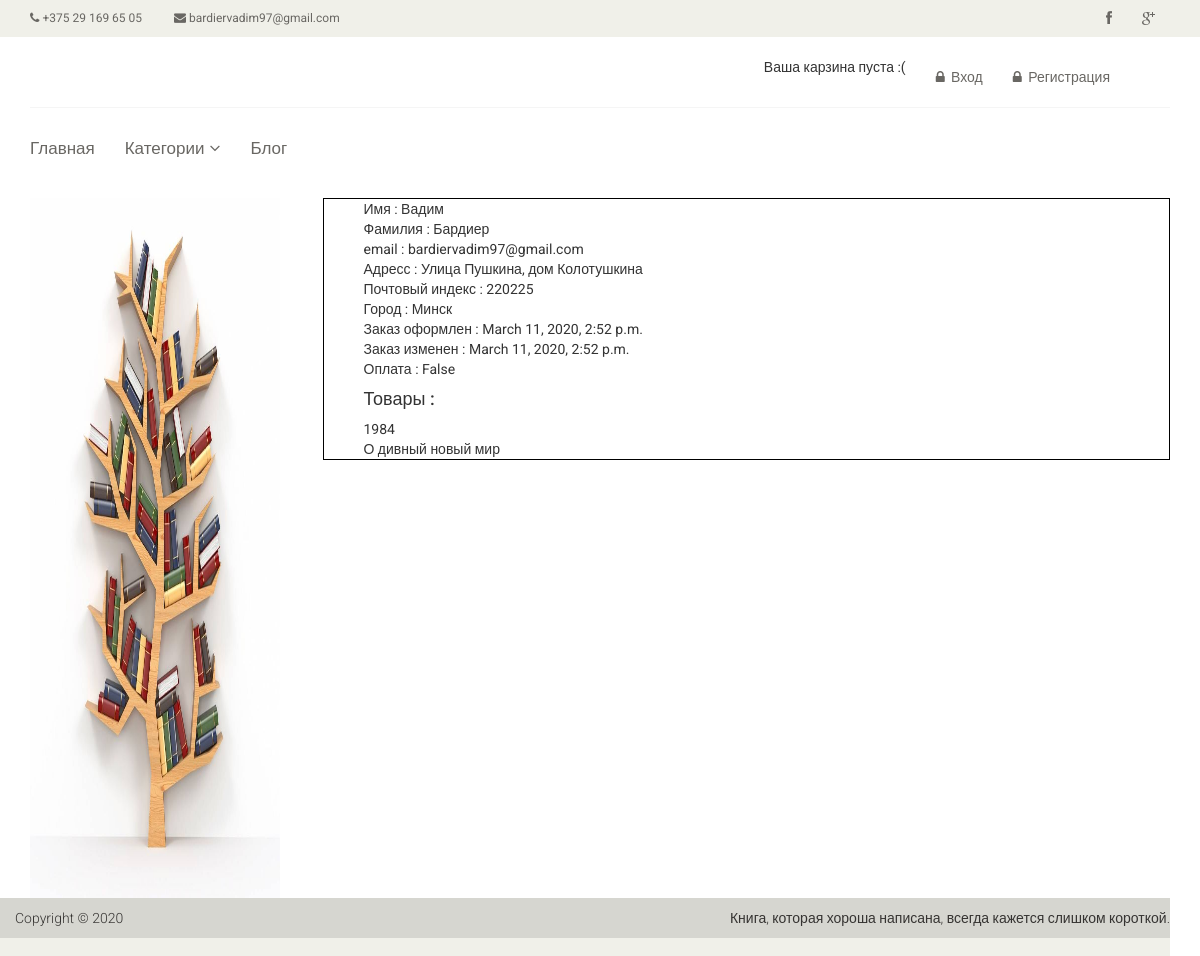
Before: /orders/all/ with the older database file.
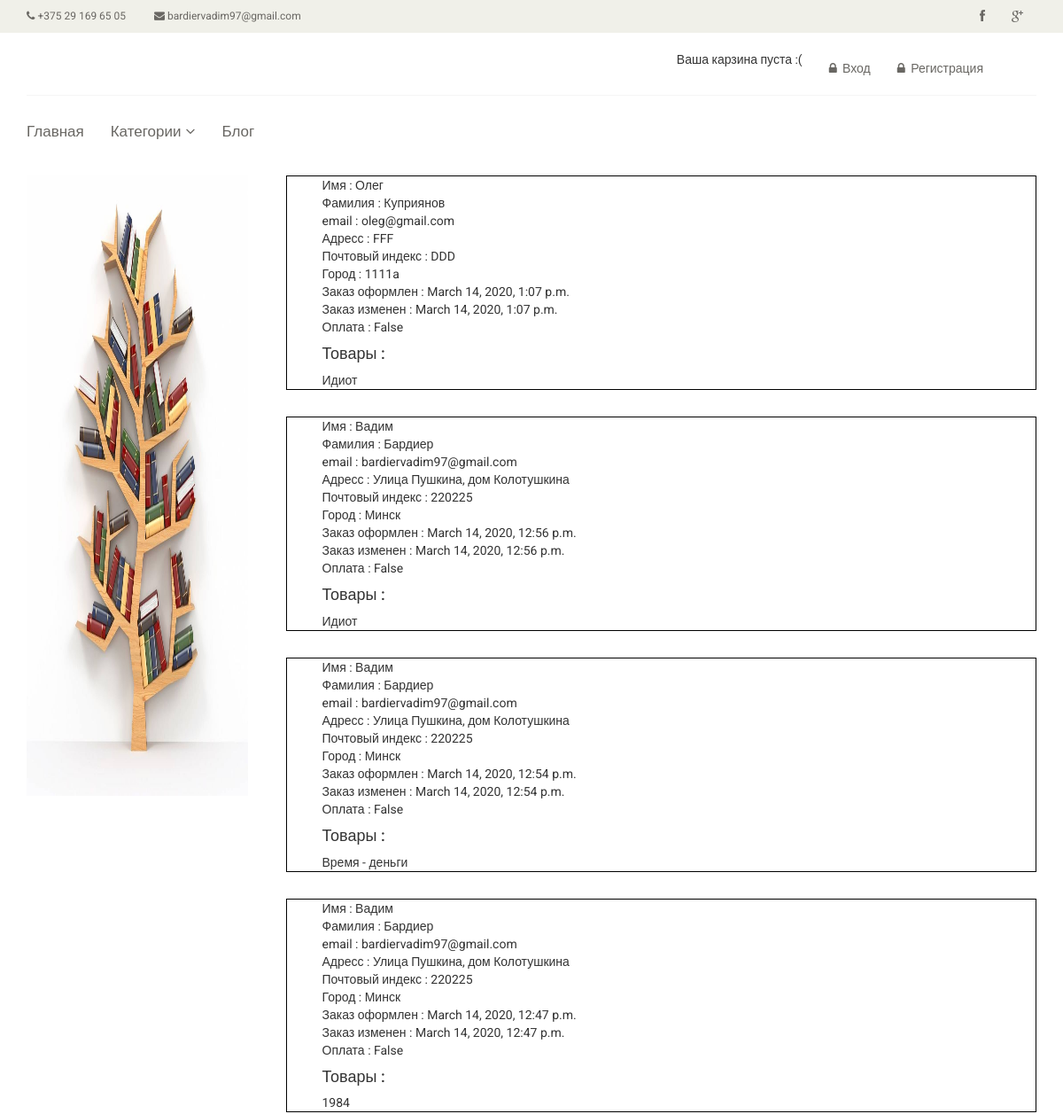
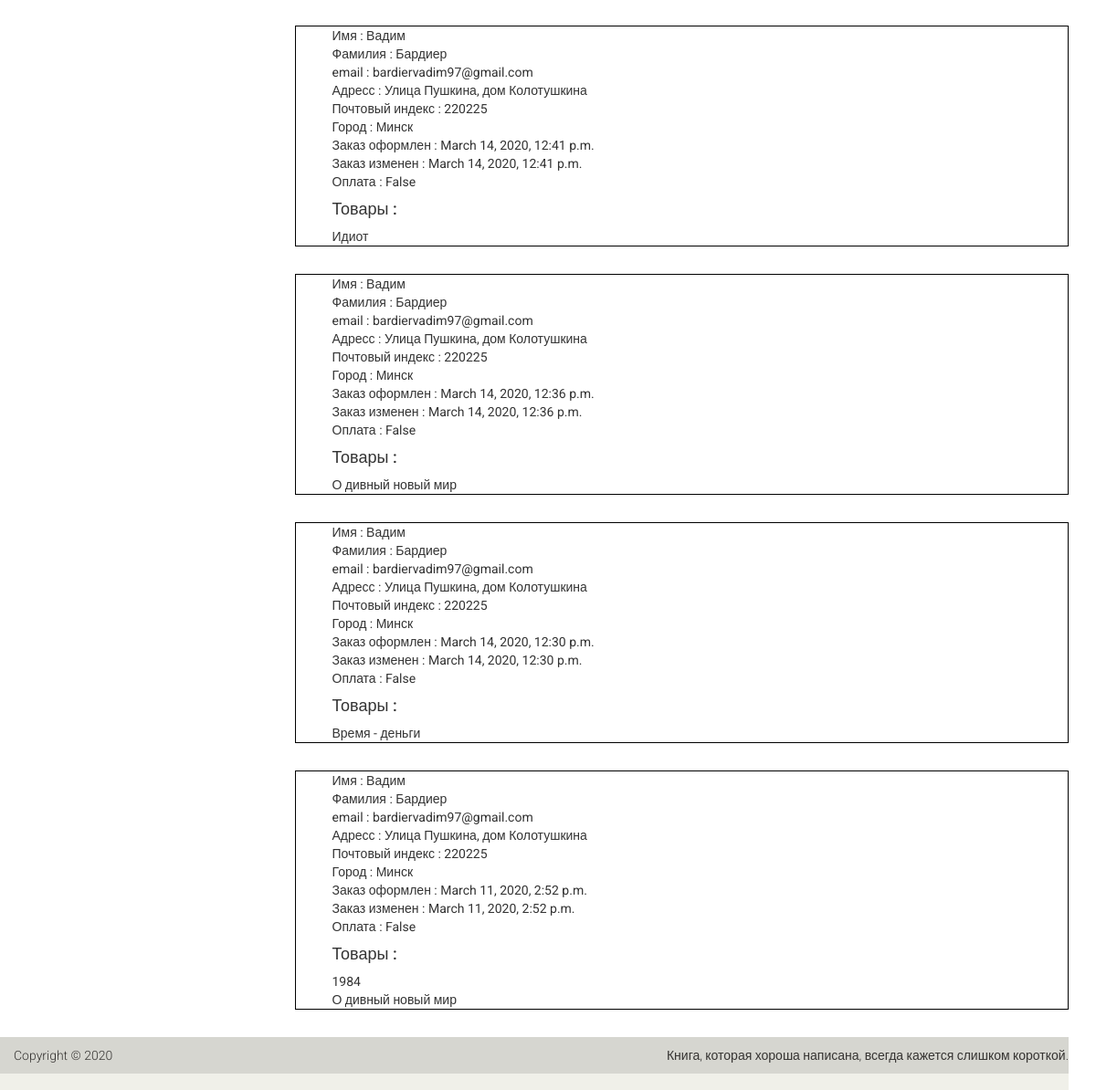
After: the same page with the newer database file (2 pictures, top to bottom).
### orders/models.py (models this page shows, shortened)
class Order(models.Model):
	first_name = models.CharField(max_length=50)
	last_name = models.CharField(max_length=50)
	email = models.EmailField()
	address = models.CharField(max_length=250)
	postal_code = models.CharField(max_length=20)
	city = models.CharField(max_length=100)
	created = models.DateTimeField(auto_now_add=True)
	updated = models.DateTimeField(auto_now=True)
	paid = models.BooleanField(default=False)
	class Meta:
		ordering = ('-created',)
		verbose_name = 'Order'
		verbose_name_plural = 'Orders'

class OrderItem(models.Model):
	order = models.ForeignKey(Order, related_name='items', on_delete=models.CASCADE)
	product = models.ForeignKey(Book, related_name='order_items', on_delete=models.CASCADE)
	price = models.DecimalField(max_digits=10, decimal_places=2)
	quantity = models.PositiveIntegerField(default=1)

### books/models.py (models this page shows, shortened)
class Book(models.Model):
	title = models.CharField('Title', max_length=225)
	description = models.TextField('Description')
	poster = models.ImageField('Poster', upload_to='books/')
	year = models.IntegerField('Year', default=2020)
	authors = models.ManyToManyField(Author, verbose_name='Authors', related_name='book_author')
	number_of_pages = models.IntegerField('Number of pages')
	genres = models.ManyToManyField(Genre, verbose_name='Genres')
	price = models.FloatField('Price')
	amount = models.IntegerField(default=2)
	category = models.ForeignKey(Category, verbose_name='Category', on_delete=models.SET_NULL, null=True)
	publishing_house = models.CharField('Publishing_house', max_length=225)
	cover_type = models.CharField('Cover_type', max_length=225)
	url = models.SlugField(max_length=225, unique=True)
	draft = models.BooleanField('Draft', default=False)
	def __str__(self):
		return self.title
	class Meta:
		verbose_name = "Book"
		verbose_name_plural = "Books"

### orders/views.py (the view)
# urls.py: path('all/', views.OrderListView.as_view(), name='orders_list'),
class OrderListView(ListView):
    model = Order
    queryset = Order.objects.all()
    template_name = 'orders.html'
    def get_context_data(self, *args, **kwargs):
        context = super().get_context_data(*args, **kwargs)
        context['orders'] = Order.objects.all()
        context['order_items'] = OrderItem.objects.all()
        return context

### cart/cart.py (called while the page is built)
	def __len__(self):
		return sum(item['quantity'] for item in self.cart.values())

### cart/context_processors.py (called while the page is built)
def cart(request):
	return {'cart': Cart(request)}

### templates/orders.html
{% extends 'books/base.html' %}
{% load static %}
{% block content %}
    <section>
        <div class="container">
            <div class="row">
                <div class="col-sm-3">
                    <div class="left-sidebar">
                        <img src="{% static '/images/shelf.jpg' %}" width="250px" height="700">
                    </div>
                </div>
                <div class="col-sm-9">
                    <div class="blog-post-area">
                        {% for order in object_list %}
                            <ul style="border: solid black 1px">
                                <li>Имя : {{ order.first_name }}</li>
                                <li>Фамилия : {{ order.last_name }}</li>
                                <li>email : {{ order.email }}</li>
                                <li>Адресс : {{ order.address }}</li>
                                <li>Почтовый индекс : {{ order.postal_code }}</li>
                                <li>Город : {{ order.city }}</li>
                                <li>Заказ оформлен : {{ order.created }}</li>
                                <li>Заказ изменен : {{ order.updated }}</li>
                                <li>Оплата : {{ order.paid }}</li>
                                <h4> Товары : </h4>
                                {% for item in order_items %}
                                    {% if item.order_id == order.id %}
                                        <li>{{ item.product }}</li>
                                    {% endif %}
                                {% endfor %}
                            </ul>
                            <br>
                        {% endfor %}
                    </div>
                </div>
            </div>
        </div>
    </section>
{% endblock content %}

### templates/books/base.html (shortened to what this page needs)
{% extends 'base.html' %}

### templates/base.html (shortened to what this page needs)
<!DOCTYPE html>
{% load static %}
<html lang="en" xmlns="http://www.w3.org/1999/html">
<head>
    <link href="{% static 'css/bootstrap.min.css' %}" rel="stylesheet">
    <link href="{% static 'css/font-awesome.min.css' %}" rel="stylesheet">
    <link href="{% static 'css/prettyPhoto.css' %}" rel="stylesheet">
    <link href="{% static 'css/price-range.css' %}" rel="stylesheet">
    <link href="{% static 'css/animate.css' %}" rel="stylesheet">
    <link href="{% static 'css/main.css' %}" rel="stylesheet">
    <link href="{% static 'css/responsive.css' %}" rel="stylesheet">
</head>
<body>
{% include 'include/header.html' %}
{% block content %}
{% endblock content %}
</body>
{% include 'include/footer.html'%}
</html>

### templates/include/header.html (shortened to what this page needs)
<header id="header">
    <div class="header_top">
        <div class="container">
            <div class="row">
                <div class="col-sm-6">
                    <div class="contactinfo">
                        <ul class="nav nav-pills">
                            <li><a href="#"><i class="fa fa-phone"></i> +375 29 169 65 05</a></li>
                            <li><a href="#"><i class="fa fa-envelope"></i> bardiervadim97@gmail.com</a></li>
                        </ul>
                    </div>
                </div>
                <div class="col-sm-6">
                    <div class="social-icons pull-right">
                        <ul class="nav navbar-nav">
                            <li><a href="#"><i class="fa fa-facebook"></i></a></li>
                            <li><a href="#"><i class="fa fa-google-plus"></i></a></li>
                        </ul>
                    </div>
                </div>
            </div>
        </div>
    </div>
    <div class="header-middle">
        <div class="container">
            <div class="row">
                <div class="col-sm-4">
                </div>
                <div class="col-sm-8">
                    <div class="shop-menu pull-right">
                        <ul class="nav navbar-nav">
                            <li>
                                {% with total_items=cart|length %}
                                    {% if cart|length > 0 %}
                                        <a href="{% url "cart_detail" %}"><i class="fa"></i>
                                            {{ total_items }} item{{ total_items|pluralize }},
                                            ${{ cart.get_total_price }}
                                        </a>
                                    {% else %}
                                        <li>Ваша карзина пуста :(
                                    {% endif %}
                                {% endwith %}
                            {% if user.is_authenticated %}
                                <li><a href="{% url 'logout' %}"><i class="fa fa-lock"></i> Выход</a></li>
                                <li><a href="{% url 'pass-change' %}"><i class="fa fa-lock"></i> Смена пароля</a></li>
                                {% if user.email == '' %}
                                    <li><a href="{% url 'subscribe' %}"><i class="fa fa-user"></i>Указать email</a></li>
                                {% else %}
                                    <li><a href="{% url 'unsubscribe' %}"><i class="fa fa-user"></i>Убрать email</a></li>
                                {% endif %}
                                <li>{% if user.is_staff %}
                                    <a href="/blog/admin"><i class="fa fa-user"></i>Добавить пост</a>
                                {% endif %}</li>
                            {% else %}
                                <li><a href="{% url 'login' %}"><i class="fa fa-lock"></i> Вход</a></li>
                                <li><a href="{% url 'register' %}"><i class="fa fa-lock"></i> Регистрация</a></li>
                            {% endif %}
                        </ul>
                    </div>
                </div>
            </div>
        </div>
    </div>
    <div class="header-bottom">
        <div class="container">
            <div class="row">
                <div class="col-sm-12">
                    <div class="mainmenu pull-left">
                        <ul class="nav navbar-nav collapse navbar-collapse">
                            <li><a href="{% url 'book_list' %}">Главная</a></li>
                            <li class="dropdown"><a href="#">Категории<i class="fa fa-angle-down"></i></a>
                            </li>
                            <li><a href="{% url 'post_list' %}">Блог</a></li>
                        </ul>
                    </div>
                </div>
            </div>
        </div>
    </div>
</header>

### templates/include/footer.html
<footer id="footer">
    <div class="footer-bottom">
        <div class="container">
            <div class="row">
                <p class="pull-left">Copyright © 2020</p>
                <p class="pull-right">Книга, которая хороша написана, всегда кажется слишком короткой.</p>
            </div>
        </div>
    </div>
</footer>

### static/css/main.css (style rules this page uses)
body { font-family: 'Roboto', sans-serif; background; position: relative; font-weight: 400px; padding-bottom: 58px; }
ul li { list-style: none; }
a { -webkit-transition: 300ms; -moz-transition: 300ms; -o-transition: 300ms; transition: 300ms; }
h1, h2, h3, h4, h5, h6 { font-family: 'Roboto', sans-serif; }
.header_top { background: none repeat scroll 0 0 #F0F0E9; }
.contactinfo ul li:first-child { margin-left: -15px; }
.contactinfo ul li a { font-size: 12px; color: #696763; font-family: 'Roboto', sans-serif; }
.social-icons ul li a { border: 0 none; border-radius: 0; color: #696763; padding: 0px; }
.social-icons ul li { display: inline-block; }
.social-icons ul li a i { padding: 11px 15px; transition: all 0.9s ease 0s; -moz-transition: all 0.9s ease 0s; -webkit-transition: all 0.9s ease 0s; -o-transition: all 0.9s ease 0s; }
.header-middle .container .row { border-bottom: 1px solid #f5f5f5; margin-left: 0; margin-right: 0; padding-bottom: 20px; padding-top: 20px; }
.header-middle .container .row .col-sm-4 { padding-left: 0; }
.header-middle .container .row .col-sm-8 { padding-right: 0; }
.shop-menu ul li { display: inline-block; padding-left: 15px; padding-right: 15px; }
.shop-menu ul li:last-child { padding-right: 0; }
.shop-menu ul li a { background: #FFFFFF; color: #696763; font-family: 'Roboto', sans-serif; font-size: 14px; font-weight: 300; padding: 0; padding-right: 0; margin-top: 10px; }
.shop-menu ul li a i { margin-right: 3px; }
.header-bottom { padding-bottom: 30px; padding-top: 30px; }
.navbar-collapse.collapse { padding-left: 0; }
.mainmenu ul li { padding-right: 15px; padding-left: 15px; }
.mainmenu ul li:first-child { padding-left: 0px; }
.mainmenu ul li a { color: #696763; font-family: 'Roboto', sans-serif; font-size: 17px; font-weight: 300; padding: 0; padding-bottom: 10px; }
.fa-angle-down { padding-left: 5px; }
#footer { background: #F0F0E9; position: absolute; bottom: 0; height: 58px; }
.footer-bottom { background: #D6D6D0; padding-top: 10px; }
.footer-bottom p { color: #363432; font-family: 'Roboto', sans-serif; font-weight: 300; margin-left: 15px; }

Changed rows visible on the page:
added Order: first_name "Олег", last_name "Куприянов", email "oleg@gmail.com", address "FFF", postal_code "DDD", city "1111a", created "March 14, 2020, 1:07 p.m.", updated "March 14, 2020, 1:07 p.m.", paid "False"
added OrderItem: product "Идиот", shown under "Олег"
added Order: first_name "Вадим", last_name "Бардиер", email "bardiervadim97@gmail.com", address "Улица Пушкина, дом Колотушкина", postal_code "220225", city "Минск", created "March 14, 2020, 12:56 p.m.", updated "March 14, 2020, 12:56 p.m.", paid "False"
added OrderItem: product "Идиот", shown under "Вадим"
added Order: first_name "Вадим", last_name "Бардиер", email "bardiervadim97@gmail.com", address "Улица Пушкина, дом Колотушкина", postal_code "220225", city "Минск", created "March 14, 2020, 12:54 p.m.", updated "March 14, 2020, 12:54 p.m.", paid "False"
added OrderItem: product "Время - деньги", shown under "Вадим"
added Order: first_name "Вадим", last_name "Бардиер", email "bardiervadim97@gmail.com", address "Улица Пушкина, дом Колотушкина", postal_code "220225", city "Минск", created "March 14, 2020, 12:47 p.m.", updated "March 14, 2020, 12:47 p.m.", paid "False"
added OrderItem: product "1984", shown under "Вадим"
added Order: first_name "Вадим", last_name "Бардиер", email "bardiervadim97@gmail.com", address "Улица Пушкина, дом Колотушкина", postal_code "220225", city "Минск", created "March 14, 2020, 12:41 p.m.", updated "March 14, 2020, 12:41 p.m.", paid "False"
added OrderItem: product "Идиот", shown under "Вадим"
added Order: first_name "Вадим", last_name "Бардиер", email "bardiervadim97@gmail.com", address "Улица Пушкина, дом Колотушкина", postal_code "220225", city "Минск", created "March 14, 2020, 12:36 p.m.", updated "March 14, 2020, 12:36 p.m.", paid "False"
added OrderItem: product "О дивный новый мир", shown under "Вадим"
added Order: first_name "Вадим", last_name "Бардиер", email "bardiervadim97@gmail.com", address "Улица Пушкина, дом Колотушкина", postal_code "220225", city "Минск", created "March 14, 2020, 12:30 p.m.", updated "March 14, 2020, 12:30 p.m.", paid "False"
added OrderItem: product "Время - деньги", shown under "Вадим"
